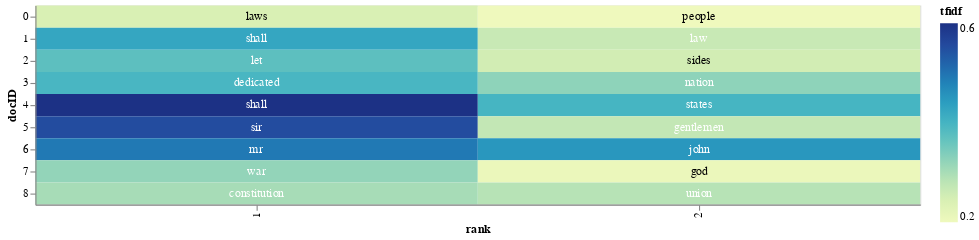

Write notebook code for a chart like this one.
### Code cell
# Import altair for graphing the n highest terms in a heatmap

import altair as alt

# adding a little randomness to break ties in term ranking
top_tfidf_rand = top_tfidf.copy()
top_tfidf_rand['tfidf'] = top_tfidf_rand['tfidf'] + np.random.rand(top_tfidf.shape[0])*0.0001

base = alt.Chart(top_tfidf_rand).encode(
    x = 'rank:O',
    y = 'docID:N'
).transform_window(
    rank = "rank()",
    sort = [alt.SortField("tfidf", order="descending")],
    groupby = ["docID"],
)

# heatmap specification
heatmap = base.mark_rect().encode(
    color = 'tfidf:Q'
)

# text labels, white for darker heatmap colors
text = base.mark_text(baseline='middle').encode(
    text = 'term:N',
    color = alt.condition(alt.datum.tfidf >= 0.23, alt.value('white'), alt.value('black'))
)

# display the three superimposed visualizations
(heatmap + text).properties(width = 800)

### Figure 1 — Vega-Lite specification as saved in the notebook (floating-point values rounded to 4 significant figures)
{"config": {"view": {"continuousWidth": 400, "continuousHeight": 300}}, "layer": [{"mark": "rect", "encoding": {"color": {"field": "tfidf", "type": "quantitative"}, "x": {"field": "rank", "type": "ordinal"}, "y": {"field": "docID", "type": "nominal"}}, "transform": [{"window": [{"op": "rank", "field": "", "as": "rank"}], "groupby": ["docID"], "sort": [{"field": "tfidf", "order": "descending"}]}]}, {"mark": {"type": "text", "baseline": "middle"}, "encoding": {"color": {"condition": {"value": "white", "test": "(datum.tfidf >= 0.23)"}, "value": "black"}, "text": {"field": "term", "type": "nominal"}, "x": {"field": "rank", "type": "ordinal"}, "y": {"field": "docID", "type": "nominal"}}, "transform": [{"window": [{"op": "rank", "field": "", "as": "rank"}], "groupby": ["docID"], "sort": [{"field": "tfidf", "order": "descending"}]}]}], "data": {"name": "data-ddcaa91aaf75c5caa0cdf10bcc4156d1"}, "width": 800, "$schema": "https://vega.github.io/schema/vega-lite/v4.17.0.json", "datasets": {"data-ddcaa91aaf75c5caa0cdf10bcc4156d1": [{"docID": 0, "term": "laws", "tfidf": 0.2193}, {"docID": 0, "term": "people", "tfidf": 0.176}, {"docID": 1, "term": "shall", "tfidf": 0.4062}, {"docID": 1, "term": "law", "tfidf": 0.2427}, {"docID": 2, "term": "let", "tfidf": 0.3524}, {"docID": 2, "term": "sides", "tfidf": 0.2293}, {"docID": 3, "term": "dedicated", "tfidf": 0.3748}, {"docID": 3, "term": "nation", "tfidf": 0.304}, {"docID": 4, "term": "shall", "tfidf": 0.5835}, {"docID": 4, "term": "states", "tfidf": 0.3784}, {"docID": 5, "term": "sir", "tfidf": 0.5355}, {"docID": 5, "term": "gentlemen", "tfidf": 0.2499}, {"docID": 6, "term": "mr", "tfidf": 0.4736}, {"docID": 6, "term": "john", "tfidf": 0.4305}, {"docID": 7, "term": "war", "tfidf": 0.2996}, {"docID": 7, "term": "god", "tfidf": 0.1839}, {"docID": 8, "term": "constitution", "tfidf": 0.2795}, {"docID": 8, "term": "union", "tfidf": 0.2637}]}}
